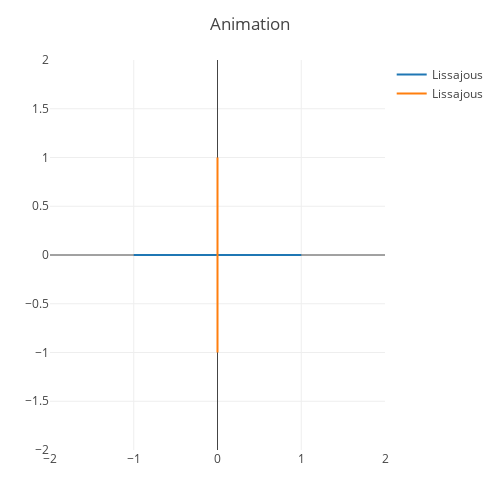

Notebook code for this chart:
### Code cell
using PlotlyJS

t = LinRange(0.0,2*pi,250)
ω1 = 2
ω2 = 3
a0 = 0
 
pl1 = plot([scatter(x=cos.(ω1*t),y=sin.(ω2*a0*t),mode="lines", name="Lissajous"), scatter(x=sin.(ω2*a0*t),y=cos.(ω1*t),mode="lines", name="Lissajous") ], Layout(;title="Animation", xaxis_range=[-2, 2],
                     yaxis_range=[-2, 2], width=500,height=500))

### Figure 1 — Plotly figure (JSON) as saved in the notebook; plotly's stock layout.template omitted (floating-point values rounded to 4 significant figures; data arrays with more than 128 entries replaced by an {"elided": "..."} marker saying what was removed)
{"data": [{"mode": "lines", "name": "Lissajous", "type": "scatter", "x": {"elided": "250 float values"}, "y": {"elided": "250 int values"}}, {"mode": "lines", "name": "Lissajous", "type": "scatter", "x": {"elided": "250 int values"}, "y": {"elided": "250 float values"}}], "layout": {"height": 500, "margin": {"b": 50, "l": 50, "r": 50, "t": 60}, "title": "Animation", "width": 500, "xaxis": {"range": [-2, 2]}, "yaxis": {"range": [-2, 2]}}}
